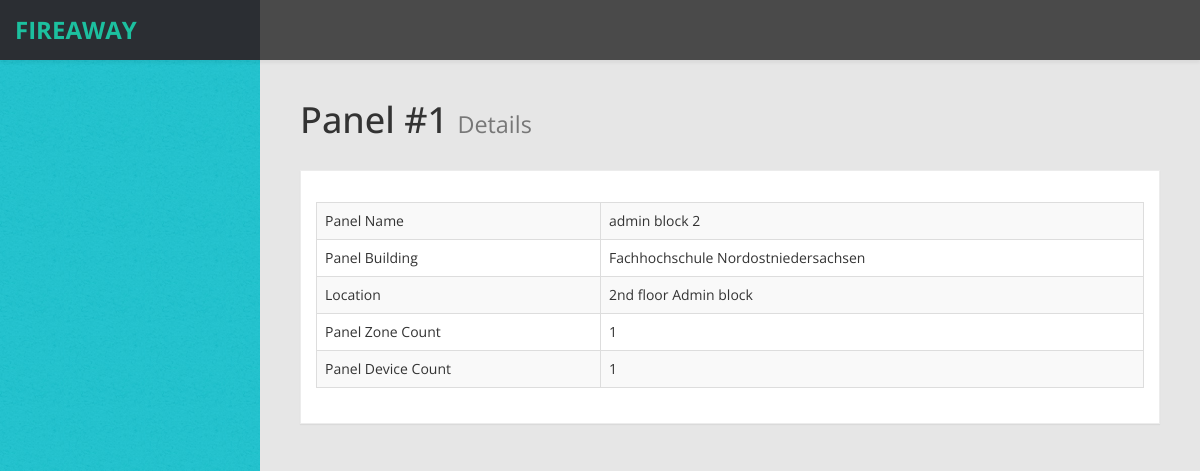
The page /panel/1 (signed in) on the database its author committed.
### FireCheck/models.py (models this page shows, shortened)
class panel(models.Model):
    building = models.ForeignKey(to=building, on_delete=models.CASCADE)
    location = models.TextField()
    name = models.CharField(max_length=128)

class building(models.Model):
    name = models.CharField(max_length=128)
    latitude = models.FloatField()
    longitude = models.FloatField()
    address = models.CharField(max_length=512)
    email = models.CharField(max_length=256)

### FireCheck/views.py (the view)
# urls.py: path("panel/<int:pid>", views.panel_details, name="paneldetails"),
@login_required()
def panel_details(request, pid):
    po=panel.objects.get(pk=pid)
    context= {
        "p" : panel.objects.get(pk=pid),
        "d" : device.objects.filter(panel=po),
        "dc":device.objects.filter(panel=po).count(),
        "z" : zone.objects.filter(panel=po),
        "zc":zone.objects.filter(panel=po).count(),
    }
    return render(request, "FireCheck/panel_details.html", context)

### FireCheck/templates/FireCheck/panel_details.html (shortened to what this page needs)
<!DOCTYPE html>
<html xmlns="http://www.w3.org/1999/xhtml">
{% load static %}
<head>
    <link href={% static "/css/bootstrap.css" %} rel="stylesheet" />
    <link href={% static "/css/bootstrap.css" %} rel="stylesheet" />
    <link href={% static "/css/custom-styles.css" %} rel="stylesheet" />
    <link href={% static "/js/dataTables/dataTables.bootstrap.css" %} rel="stylesheet" />
</head>
<body>
    <div id="wrapper">
       <nav class="navbar navbar-default top-navbar" role="navigation">
                <a class="navbar-brand" href="index.html"> <strong>FireAway</strong></a>
            <ul class="nav navbar-top-links navbar-right">
                <li class="dropdown">
                    <a class="dropdown-toggle" data-toggle="dropdown" href="#" aria-expanded="false">
                    </a>
                </li>
            </ul>
        </nav>
        <div id="page-wrapper" >
            <div id="page-inner">
			 <div class="row">
                    <div class="col-md-12">
                        <h1 class="page-header">
                            Panel #{{p.id}} <small>Details</small>
                        </h1>
                    </div>
                </div>
            <div class="row">
                <div class="col-md-12">
                    <div class="panel panel-default">
                        <div class="panel-heading">
                        </div>
                        <div class="panel-body">
                            <div class="table-responsive">
                                <table class="table table-striped table-bordered table-hover" id="dataTables-example">
                                    <tbody>
                                        <tr class="odd gradeX">
                                            <td>Panel Name</td>
                                            <td>{{p.name}}</td>
                                        </tr>
                                        <tr class="odd gradeX">
                                           <td>Panel Building</td>
                                           <td>{{p.building.name}}</td>
                                       </tr>
                                         <tr class="odd gradeX">
                                            <td>Location</td>
                                            <td>{{p.location}}</td>
                                        </tr>
                                        <tr class="odd gradeX">
                                           <td> Panel Zone Count</td>
                                           <td>{{zc}}</td>
                                       </tr>
                                         <tr class="odd gradeX">
                                            <td>Panel Device Count</td>
                                            <td>{{dc}}</td>
                                        </tr>
                                    </tbody>
                                </table>
                            </div>
                        </div>
                    </div>
                </div>
            </div>
    </div>
            </div>
</body>
</html>

### FireCheck/static/css/custom-styles.css (style rules this page uses)
body { font-family: 'Open Sans', sans-serif; background: #32C2CD url(../img/bg-img.jpg) !important; }
#wrapper { width: 100%; }
#page-wrapper { padding: 15px 15px; min-height: 600px; background: #E6E6E6; }
#page-inner { width:100%; margin:10px 20px 10px 0px; background-color:transparent; padding:10px; min-height:1200px; }
h1, .h1, h2, .h2, h3, .h3 { margin-top: 7px; margin-bottom: -5px; }
.panel { border-radius:0px; }
.top-navbar { position: fixed; width: 100%; z-index: 300; -webkit-box-shadow: 0 3px 3px rgba(0, 0, 0, 0.05); -moz-box-shadow: 0 3px 3px rgba(0, 0, 0, 0.05); box-shadow: 0 3px 3px rgba(0, 0, 0, 0.05); }
#page-wrapper { position: relative; top: 55px; }
.page-header { padding-bottom: 9px; margin: 10px 0 20px; border-bottom: 1px solid transparent; text-align: left; }
.panel-default { border-color: #ECECEC; }
.panel-default > .panel-heading { color: #000; border-color: #FFF; font-weight:bold; background: #FFFFFF; font-size: 16px; padding: 15px 15px 0; }
.panel-heading { border-bottom: 1px solid transparent; border-top-left-radius: 3px; border-top-right-radius: 3px; }
.top-navbar { margin:0px; }
.top-navbar .navbar-brand { color: #fff; width: 260px; text-align: left; height: 60px; font-size: 24px; font-weight: 700; text-transform: uppercase; line-height: 30px; background: #24383A; }
.top-navbar .nav > li { position: relative; display: inline-block; margin: 0px; padding: 0px; }
.top-navbar .nav > li > a { position: relative; display: block; padding: 20px; color: #FFFFFF; margin: 0px; }
.top-navbar { background: #4A4A4A; border-bottom:none; }
.navbar-default { border:0px solid black; }
@media (min-width:768px) { #page-wrapper { margin: 0 0 0 260px; padding: 15px 30px; min-height: 1200px; } }
@media (min-width:768px) { .navbar { border-radius: 0px; } }

### rows shown on the page
panel: id "1", name "admin block 2", building.name "Fachhochschule Nordostniedersachsen", location "2nd floor Admin block"

### other values the page prints
{{ zc }} "1"
{{ dc }} "1"
